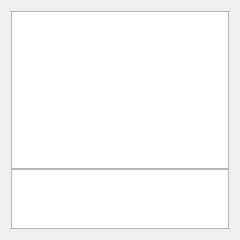
<ui version="4.0" >
 <class>ChatWindow</class>
 <widget class="QWidget" name="ChatWindow" >
  <property name="geometry" >
   <rect>
    <x>0</x>
    <y>0</y>
    <width>240</width>
    <height>240</height>
   </rect>
  </property>
  <property name="contextMenuPolicy" >
   <enum>Qt::NoContextMenu</enum>
  </property>
  <property name="windowTitle" >
   <string>Chat</string>
  </property>
  <layout class="QVBoxLayout" name="verticalLayout" >
   <property name="spacing" >
    <number>0</number>
   </property>
   <item>
    <widget class="QTextBrowser" name="chatLog" >
     <property name="sizePolicy" >
      <sizepolicy vsizetype="Expanding" hsizetype="Expanding" >
       <horstretch>0</horstretch>
       <verstretch>5</verstretch>
      </sizepolicy>
     </property>
     <property name="focusPolicy" >
      <enum>Qt::ClickFocus</enum>
     </property>
    </widget>
   </item>
   <item>
    <widget class="QTextEdit" name="chatInputEdit" >
     <property name="sizePolicy" >
      <sizepolicy vsizetype="Fixed" hsizetype="Expanding" >
       <horstretch>0</horstretch>
       <verstretch>1</verstretch>
      </sizepolicy>
     </property>
     <property name="minimumSize" >
      <size>
       <width>0</width>
       <height>60</height>
      </size>
     </property>
     <property name="focusPolicy" >
      <enum>Qt::ClickFocus</enum>
     </property>
     <property name="acceptRichText" >
      <bool>false</bool>
     </property>
    </widget>
   </item>
  </layout>
  <zorder>chatLog</zorder>
  <zorder>chatInputEdit</zorder>
  <zorder>typingLabel</zorder>
  <zorder>clientLabel</zorder>
  <zorder>clientLabel_2</zorder>
  <zorder>clientLabel</zorder>
  <zorder>typingLabel</zorder>
 </widget>
 <resources>
  <include location="../../qutim.qrc" />
 </resources>
 <connections/>
</ui>
